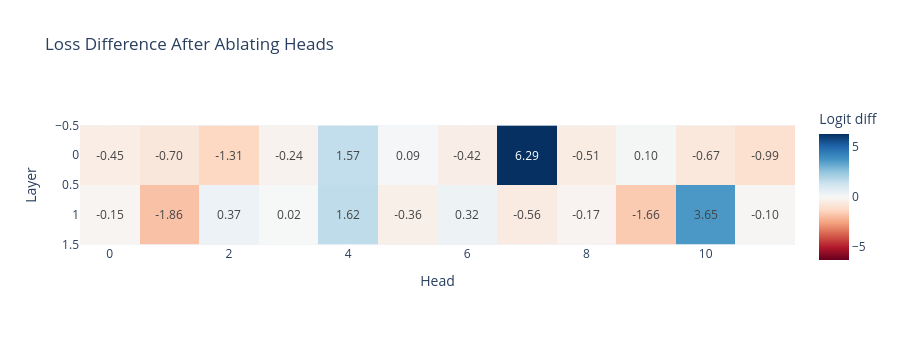

The notebook cell saved with this chart:
### Code cell
imshow(
    ablation_scores,
    labels={"x": "Head", "y": "Layer", "color": "Logit diff"},
    title="Loss Difference After Ablating Heads",
    text_auto=".2f",
    width=900,
    height=350,
)

### Figure 1 — Plotly figure (JSON) as saved in the notebook; plotly's stock layout.template omitted (floating-point values rounded to 4 significant figures)
{"data": [{"coloraxis": "coloraxis", "hovertemplate": "Head: %{x}<br>Layer: %{y}<br>Logit diff: %{z}<extra></extra>", "name": "0", "texttemplate": "%{z:.2f}", "type": "heatmap", "xaxis": "x", "yaxis": "y", "z": [[-0.4524, -0.6973, -1.308, -0.2381, 1.566, 0.0858, -0.4152, 6.293, -0.5122, 0.1023, -0.6739, -0.9929], [-0.1481, -1.858, 0.3722, 0.01931, 1.625, -0.3646, 0.324, -0.5567, -0.1682, -1.665, 3.65, -0.1011]]}], "layout": {"coloraxis": {"cmid": 0, "colorbar": {"title": {"text": "Logit diff"}}, "colorscale": [[0, "rgb(103,0,31)"], [0.1, "rgb(178,24,43)"], [0.2, "rgb(214,96,77)"], [0.3, "rgb(244,165,130)"], [0.4, "rgb(253,219,199)"], [0.5, "rgb(247,247,247)"], [0.6, "rgb(209,229,240)"], [0.7, "rgb(146,197,222)"], [0.8, "rgb(67,147,195)"], [0.9, "rgb(33,102,172)"], [1, "rgb(5,48,97)"]]}, "height": 350, "title": {"text": "Loss Difference After Ablating Heads"}, "width": 900, "xaxis": {"anchor": "y", "constrain": "domain", "domain": [0, 1], "scaleanchor": "y", "title": {"text": "Head"}}, "yaxis": {"anchor": "x", "autorange": "reversed", "constrain": "domain", "domain": [0, 1], "title": {"text": "Layer"}}}}
